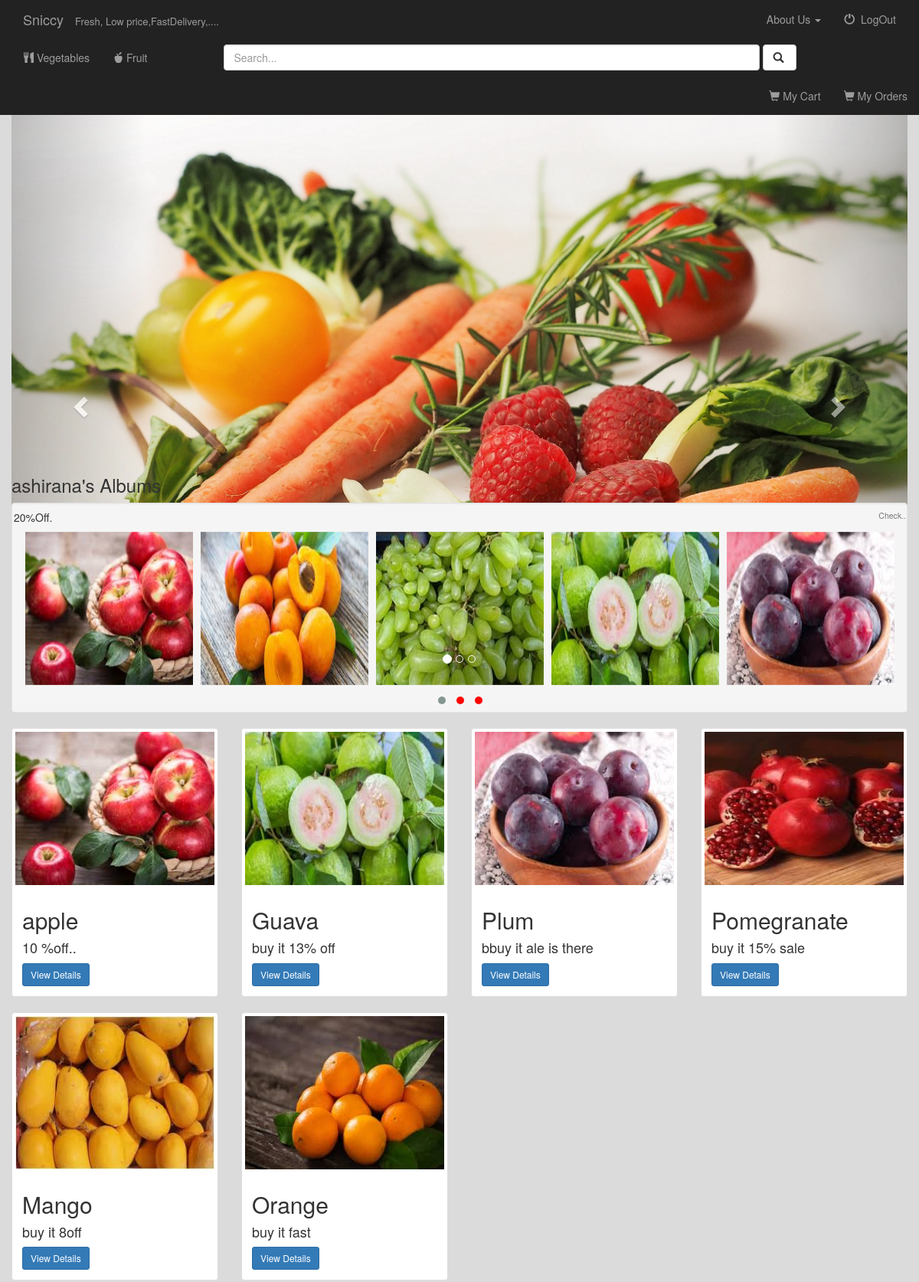
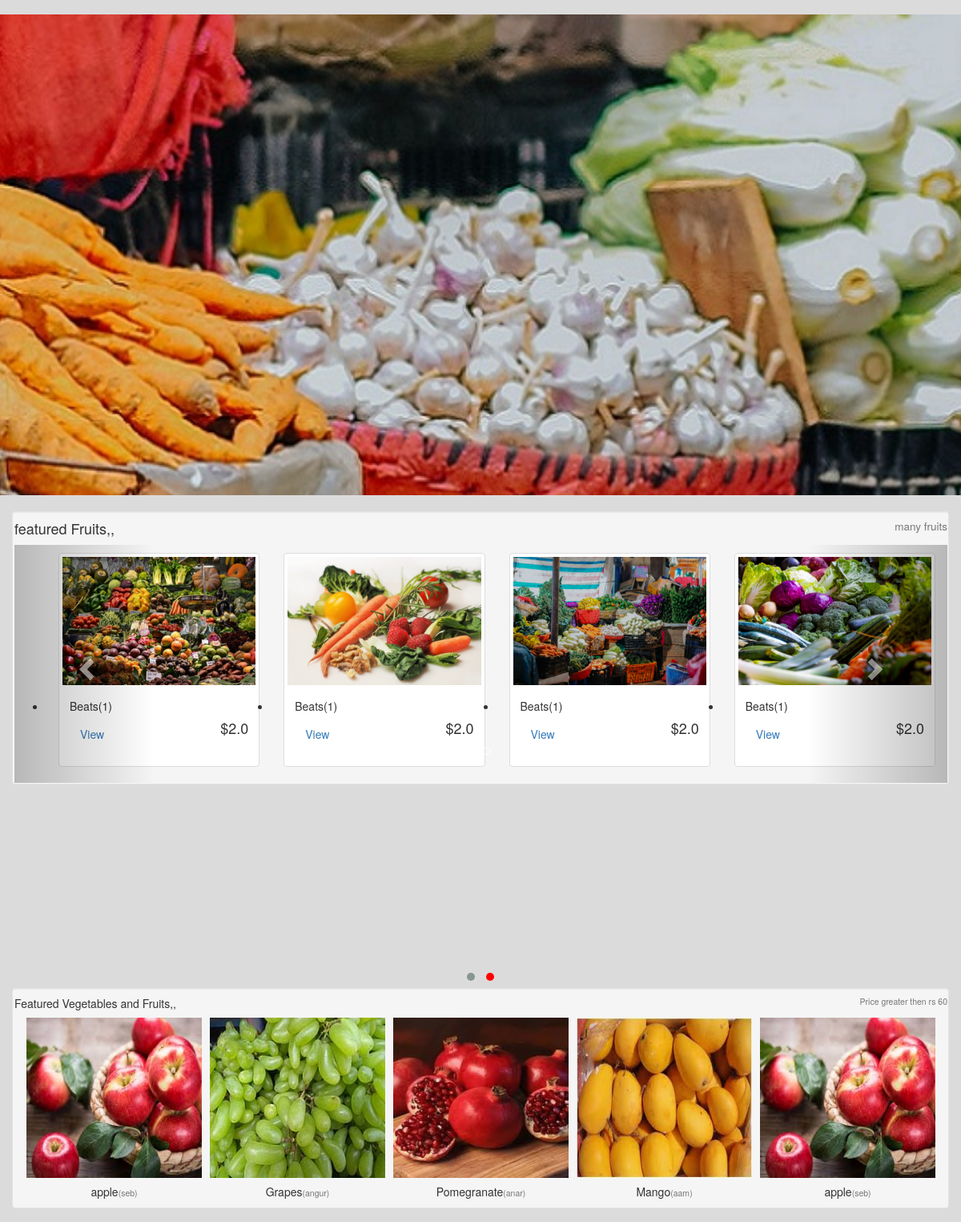
Screenshot of / (signed in, upper part) with the database file from the repository (2 pictures, top to bottom).
### food/models.py (models this page shows, shortened)
class Product(models.Model):
    category = models.ForeignKey(Category  , on_delete=models.CASCADE)
    name = models.CharField(max_length=100, db_index=True)
    nick_names = models.CharField(max_length=400, db_index=True)
    slug = models.SlugField(max_length=150,blank=True, unique=True ,db_index=True)
    description = models.TextField(blank=True)
    b_price = models.DecimalField(max_digits=10, decimal_places=2)
    price = models.DecimalField(max_digits=10, decimal_places=2)
    weight = models.CharField(max_length=15, db_index=True)
    available = models.BooleanField(default=True)
    stock = models.PositiveIntegerField()
    created_at = models.DateTimeField(auto_now_add=True)
    updated_at = models.DateTimeField(auto_now=True)
    logo=models.FileField()

### foodie/views.py (the view)
# urls.py: url(r'^$', views.main, name='main'),
def main(request):
    product = Product.objects.filter(available=True)
    template = loader.get_template('food/main.html')#we do not wrtei template becuse by defulat django is set up to see in templates folder so take care
    return render(request, 'food/main.html', {
            'product': product,
        })

### food/context_processors.py (called while the page is built)
def cart(request):
    return {'cart': Cart(request)}

### food/templates/food/main.html (shortened to what this page needs)
    {% extends 'food/base.html' %}
{% load staticfiles %}
    {% block basel %}
   <link rel="stylesheet" type="text/css" href="{% static 'food/owl.carousel.css' %}"/>
   <link rel="stylesheet" type="text/css" href="{% static 'food/owl.theme.default.css' %}"/>
   <link rel="stylesheet" type="text/css" href="{% static 'food/main.css' %}"/>
    {% endblock %}
{% block body %}
<div class="container-fluid" style="max-height:450px;">
    <div id="myslider" class="carousel slide" data-interval="3000" data-ride="carousel">
    <ol class="carousel-indicators">
        <li data-target="#myslider" data-slide-to="0" class="active"></li>
        <li data-target="#myslider" data-slide-to="1"></li>
        <li data-target="#myslider" data-slide-to="2"></li>
    </ol>
    <div class="carousel-inner">
        <div class="item active">
          <a href="{% url 'food:fruits' %}" >  <img src="{% static 'food/images/mainbg2.jpg' %}" class="ig-slider" style="max-height:750px; background:cover; width:1600px;" alt="First Slide">
          </a>
        </div>
    </div>
    <a class="carousel-control left" href="#myslider" data-slide="prev">
        <span class="glyphicon glyphicon-chevron-left"></span>
    </a>
    <a class="carousel-control right" href="#myslider" data-slide="next">
        <span class="glyphicon glyphicon-chevron-right"></span>
    </a>
</div>
</div>
<div class="albums-container container-fluid">
    <div class="row">
        <div class="col-sm-12">
            <h3>{{ user.username }}'s Albums {{ user.phone_no }}</h3>
        </div>
             <div class="col-lg-12">
    <div class="well well-small">
               <h5>20%Off.<small class="pull-right"> Check..</small></h5>
        <div class=row-fluid">
 <div class="container-fluid mt-5" id="slider-div5" style="margin-top:00px;">
        <div class="owl-carousel owl-theme" >
                {% for album in product %}
                         {% if album.price >= 34 %}
    <div class="item"  > <a href="{% url 'food:detail' album.id %}">
                            <img src="{{ album.logo.url }}" class="img-responsive img-fluid" style="height:200px; ">
                        </a>
    </div>
            {% endif %}
            {% endfor %}
</div>
    </div>
                </div>
    </div>
    </div>
<div id="slider-div3">
  {% if product %}
            {% for album in product %}
    {% if album.price <= 89.00 and album.price >= 35 %}
                <div class="col-sm-4 col-lg-3">
                    <div class="thumbnail">
                        <a href="{% url 'food:detail' album.id %}">
                    <div style="overflow:hidden; " class="i-area">
                            <img src="{{ album.logo.url }}" class="img-responsive" style="height:200px; width:100%;">
                    </div>
                        </a>
                        <div class="caption">
                            <h2>{{ album.name }}</h2>
                            <h4>{{ album.description }}</h4>
                           <a href="{% url 'food:detail' album.id %}" class="btn btn-primary btn-sm" role="button">View Details</a>
                        </div>
                    </div>
                </div>
                {% cycle '' '' '' '' '' '<div class="clearfix visible-lg "></div>' %}
    {% endif %}
            {% endfor %}
        {% else %}
            <div class="col-sm-12">
                <br>
                not any album
            </div>
        {% endif %}
</div>
        <div class="col-12 fixed-bg" style="background-color:blue; width:100%">
             <div class="container-fluid " id="slider-div2" style="margin-top:00px;">
                    <div class="owl-carousel owl-theme" >
                           <div class="col-lg-12">
                        <div class="m-container item">
                        <div class="box" style="background-image:url('../../static/food/images/mainbg1.jpg');">
                        </div>
                        </div>
                    </div>
                         <div class="col-lg-12 item">
                        <div class="m-container ">
                        <div class="box" style="background-image:url('../../static/food/images/mainbg2.jpg'); ">
                        </div>
                        </div>
                    </div>
                         <div class="col-lg-12 item">
                        <div class="m-container ">
                        <div class="box" style="background-image:url('../../static/food/images/mainbg3.jpg'); ">
                        </div>
                        </div>
                    </div>
                         <div class="col-lg-12 item">
                        <div class="m-container ">
                        <div class="box" style="background-image:url('../../static/food/images/mainbg4.jpg'); ">
                        </div>
                        </div>
                    </div>
            </div>
    </div>
<div id="rback">
    <div class="col-lg-12" id="slider-div1">
    <div class="well well-small">
       <h4>featured Fruits,,<small class="pull-right"> many fruits</small></h4>
        <div class=row-fluid">
            <div id="featured" class="carousel slide" data-interval="3000" data-ride="carousel" >
                  <ol class="carousel-indicators">
        <li data-target="#featured" data-slide-to="0" class="active"></li>
        <li data-target="#featured" data-slide-to="1"></li>
    </ol>
                <div class="carousel-inner">
                <div class="item active">
                        <ul class="thumbnails">
                            <li class="col-lg-3">
                                <div class="thumbnail">
                                    <a href="#"><img src="{% static 'food/images/mainbg1.jpg' %}"></a>
                                    <div class="caption">
                                        <h5>Beats(1)</h5>
                                        <h4> <a class="btn" href="#">View</a><span class="pull-right">$2.0 </span></h4>
                                    </div>
                                </div>
                            </li>
                            <li class="col-lg-3">
                                <div class="thumbnail">
                                    <a href="#"><img src="{% static 'food/images/mainbg2.jpg' %} " alt="buy more"></a>
                                    <div class="caption">
                                        <h5>Beats(1)</h5>
                                        <h4> <a class="btn" href="#">View</a><span class="pull-right">$2.0 </span></h4>
                                    </div>
                                    </div>
                            </li>
                            <li class="col-lg-3">
                                <div class="thumbnail">
                                    <a href="#"><img src="{% static 'food/images/mainbg3.jpg' %}" alt="buy more"></a>
                                    <div class="caption">
                                        <h5>Beats(1)</h5>
                                        <h4> <a class="btn" href="#">View</a><span class="pull-right">$2.0 </span></h4>
                                    </div>
                                    </div>
                            </li>
                            <li class="col-lg-3">
                                <div class="thumbnail">
                                    <a href="#"><img src="{% static 'food/images/mainbg4.jpg' %}" alt="buy more"></a>
                                    <div class="caption">
                                        <h5>Beats(1)</h5>
                                        <h4> <a class="btn" href="#">View</a><span class="pull-right">$2.0 </span></h4>
                                    </div>
                                    </div>
                            </li>
                        </ul>
                </div>
                    </div>
 <a class="left carousel-control" href="#featured" data-slide="prev"> <span class="glyphicon glyphicon-chevron-left"></span></a>
        <a class="right carousel-control" href="#featured" data-slide="next"> <span class="glyphicon glyphicon-chevron-right"></span></a>
                </div>
                </div>
    </div>
    </div>
</div>
    </div>
<div>
    <div class="col-lg-12 mt-5" id="slider-div6" >
        <div class="owl-carousel owl-theme" style="z-index:1;">
                {% for album in product %}
                         {% if album.price <= 42 and album.price >= 34 %}
    <div class="item"  > <a href="{% url 'food:detail' album.id %}">
                            <img src="{{ album.logo.url }}" class="img-responsive img-fluid" style="height:200px; ">
                        </a>
    </div>
            {% endif %}
            {% endfor %}
</div>
    </div>
             <div class="col-lg-12">
    <div class="well well-small">
       <h5>Featured Vegetables and Fruits,,<small class="pull-right"> Price greater then rs 60</small></h5>
        <div class=row-fluid">
 <div class="container-fluid mt-5" id="slider-div4" style="margin-top:00px;">
        <div class="owl-carousel owl-theme" >
                {% for album in product %}
                         {% if album.price >= 62 %}
    <div class="item"  > <a href="{% url 'food:detail' album.id %}">
                            <img src="{{ album.logo.url }}" class="img-responsive img-fluid" style="height:200px; ">
                        </a>
    <div style="text-align:center;">
        <h5 class="lea">{{ album.name }}<small>({{ album.nick_names }})</small></h5>
    </div>
    </div>
            {% endif %}
            {% endfor %}
</div>
    </div>
                </div>
    </div>
    </div>
</div>
</div>
    </div>
   {% endblock %}

### food/static/food/style.css (style rules this page uses)
body { background-color:RGB(220, 219, 219); background:RGB(220, 219, 219) url("images/backgrohdund.jpg"); background-repeat:no-repeat; background-size:cover; padding:0px; }
#rback { background-color:RGB(220, 219, 219); margin-top:100px; }
.m-container { width:400px; height:500px; position:relative; transform:translate(-50%,-50%); border:10px solid #fff; overflow:hidden; }
.box { width:400px; height:500px; background-position:center; background-size:cover; transition:.8s; }
.thumbnail { color:RGB(220, 219, 219); }
.well { min-height: 20px; padding: 1px; margin-bottom: 20px; padding-left:2px; }
#slider-div1 { margin-top:20px; margin-left:0px;margin-right:0px; }
.fixed-bg { background-image: url("images/mainbg3.jpg"); min-height: 600px; background-attachment: fixed; background-position: center; background-repeat: no-repeat; background-size: cover; padding:0; }

### rows the page displays
Product: logo (picture), name "apple", description "10 %off..", nick_names "seb"
Product: logo (picture)
Product: logo (picture), name "Grapes", nick_names "angur"
Product: logo (picture), name "Guava", description "buy it 13% off"
Product: logo (picture), name "Plum", description "bbuy it ale is there"
Product: logo (picture), name "Pomegranate", description "buy it 15% sale", nick_names "anar"
Product: logo (picture), name "Mango", description "buy it 8off", nick_names "aam"
Product: logo (picture), name "Orange", description "buy it fast"
Product: logo (picture)
Product: logo (picture)
Product: logo (picture)

### other values shown
{{ user.username }} "ashirana"
